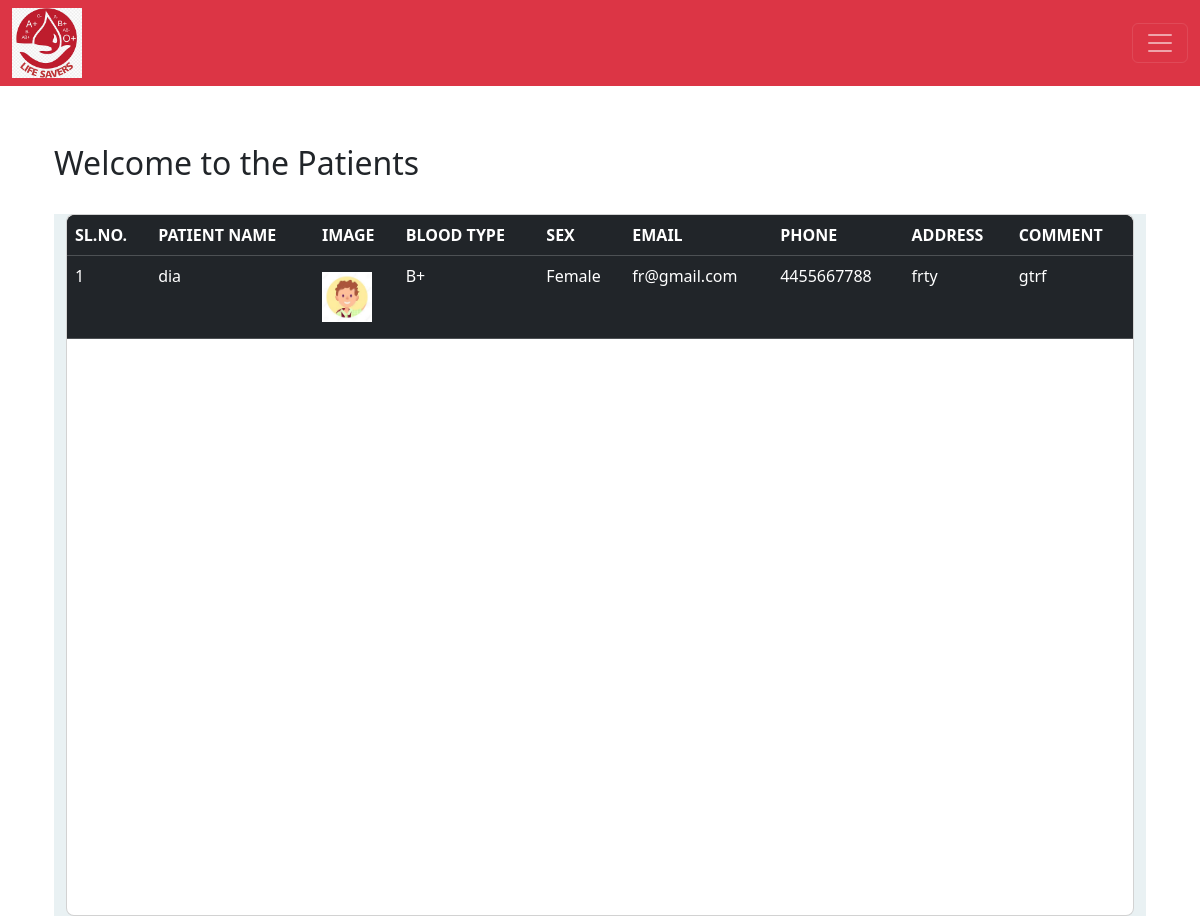
/main-admin/patient/ (signed in), run on the app's committed database.
### bloodapp/models.py (models this page shows)
class Patient(AbstractUser):
    user_type= models.CharField(choices=CHOICE, max_length=10,null=True)
    image = models.FileField(upload_to="patient_image", null=True, db_index=True)
    blood_type= models.CharField(choices=CATEGORY_CHOICES, max_length=10)
    age= models.IntegerField(null=True, db_index=True)
    sex= models.CharField(choices=CATEGORY_CHOICES1,max_length=100)
    phone = models.BigIntegerField(null=True, db_index=True)
    address= models.TextField(null=True, db_index=True)
    comment= models.TextField(null=True, db_index=True)
    USERNAME_FIELD='username'
    REQUIRED_FIELDS= []
    def __str__(self):
        return str(self.username)

### bloodapp/views.py (the view)
# urls.py: path('patient/',views.patientss,name='patients'),
@admin_access_only()
def patientss(request):
     patient= Patient.objects.all()
     z=[]
     for i in patient:
          s=i.username
          if s!="adminn":
              print('nnnnnnnnnnnnnnnnnnnnnnnnnnnn',i)
              z.append(i)
     context={
         'data':z
     }
     return render(request,"adminn/patients.html",context)

### helper.py (called while the page is built)
def admin_test_function(user):
    if user.user_type=='admin':
        return True
    return False

def admin_access_only():
    def decorator(view):
        @wraps(view)
        def _wrapped_view(request, *args, **kwargs):
            if not request.user.is_authenticated:
                return redirect("login")
            if request.user.is_authenticated:
                if not admin_test_function(request.user):
                    return redirect("login")
            return view(request, *args, **kwargs)
        return _wrapped_view
    return decorator

### templates/adminn/patients.html (shortened to what this page needs)
{% extends "adminn/base.html" %}
{% block content %}
<div class="container mt-4 pt-4">
    <div class="dashboard-content">
        <h2>Welcome to the Patients</h2>
    </div>
    <br>
    <section class="intro">
        <div class="bg-image h-100" style="background-color: #e9f1f3;">
          <div class="mask d-flex align-items-center h-100">
            <div class="container">
              <div class="row justify-content-center">
                <div class="col-12">
                  <div class="card shadow-2-strong">
                    <div class="card-body p-0">
                      <div class="table-responsive table-scroll" data-mdb-perfect-scrollbar="true" style="position: relative; height: 700px">
                        <table class="table table-dark mb-0">
                          <thead style="background-color: #030202;">
                            <tr class="text-uppercase text-success">
                              <th scope="col">Sl.no.</th>
                              <th scope="col">Patient name</th>
                              <th scope="col">Image</th>
                              <th scope="col">Blood type</th>
                              <th scope="col">Sex</th>
                              <th scope="col">Email</th>
                              <th scope="col">Phone</th>
                              <th scope="col">Address</th>
                              <th scope="col">Comment</th>
                            </tr>
                          </thead>
                          <tbody>
                            {% for i in data %}
                            <tr>
                              <td>
                                  {{ forloop.counter }}
                              </td>
                              <td>
                                {{i.username}}
                              </td>
                              {% if i.image %}
                                <td class="py-3">
                                    <img src="{{ i.image.url }}" alt="{{ i.username}}" style="width: 50px; height: 50px;">
                                </td>
                              {% else %}
                                <td class="py-3">
                                  <p>no image</p>
                                </td>
                              {% endif %}
                              <td>
                                {{ i.blood_type}}
                              </td>
                              <td>
                                {{ i.sex}}
                              </td>
                              <td>
                                {{ i.email}}
                              </td>
                              <td>
                                {{ i.phone}}
                              </td>
                              <td>
                                {{ i.address}}
                              </td>
                              <td>
                                {{ i.comment}}
                              </td>
                            </tr>
                            {% endfor %}
                          </tbody>
                        </table>
                      </div>
                    </div>
                  </div>
                </div>
              </div>
            </div>
          </div>
        </div>
      </section>
{% endblock %}

### templates/adminn/patients.html (style rules this page uses)
html, body, .intro { height: 100%; }
table td, table th { text-overflow: ellipsis; white-space: nowrap; overflow: hidden; }
.card { border-radius: .5rem; }
.table-scroll { border-radius: .5rem; }
thead { top: 0; position: sticky; }

### data on the page
Patient: username "dia", image (picture), blood_type "B+", sex "Female", email "fr@gmail.com", phone "4455667788", address "frty", comment "gtrf"
